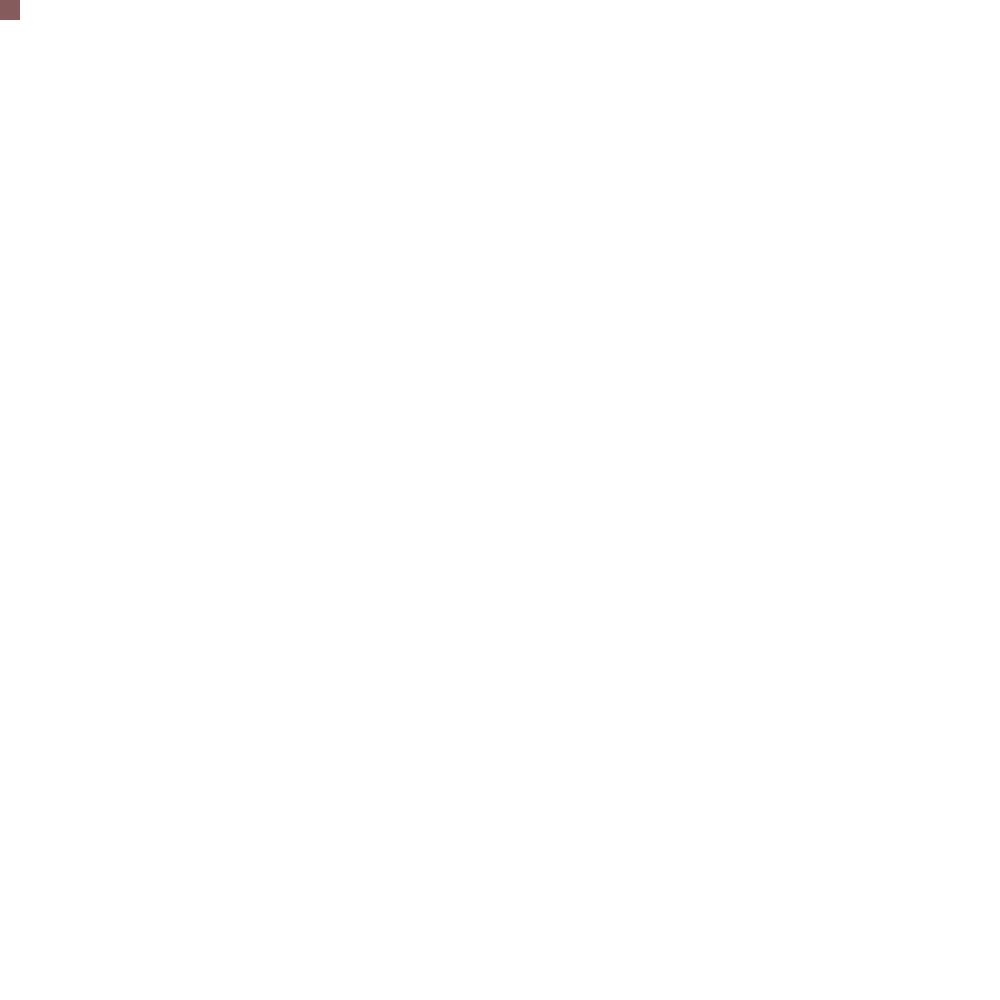
Frame 1 (no input)
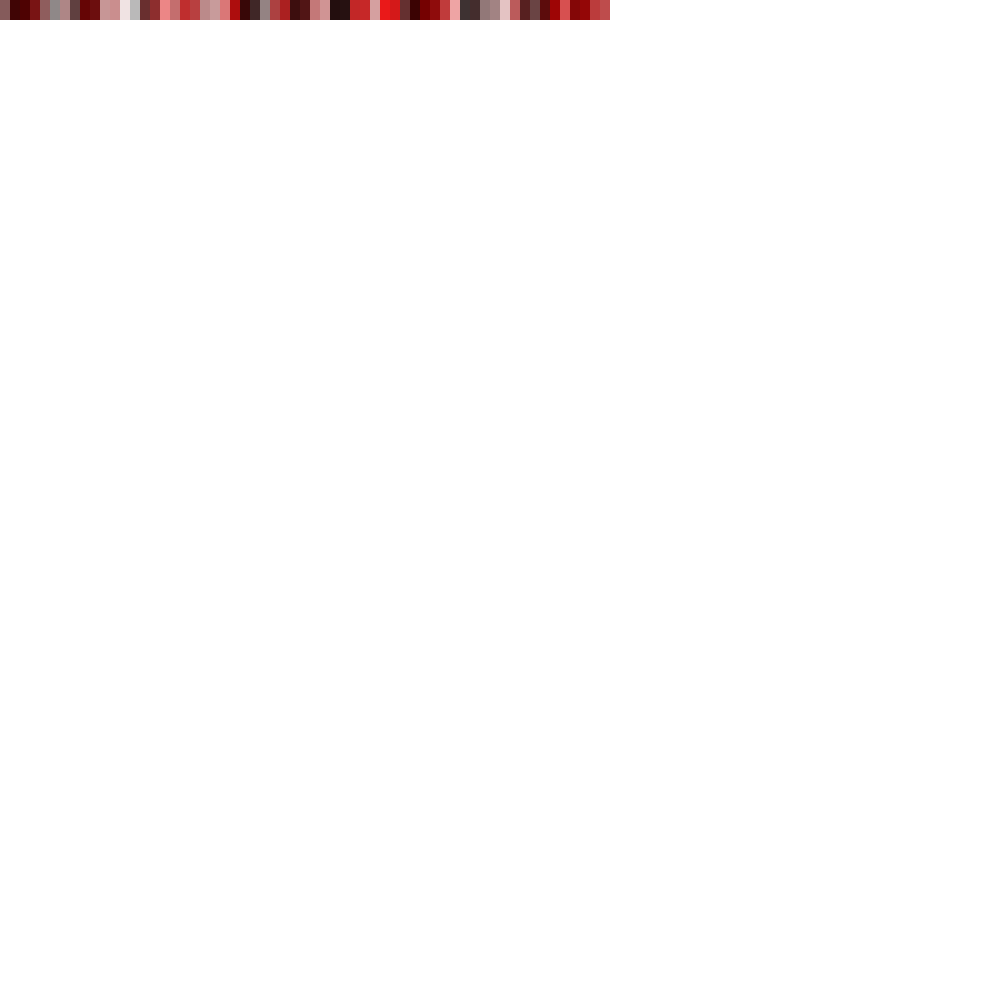
Frame 60 (the mouse pressed at the canvas centre just before this capture)
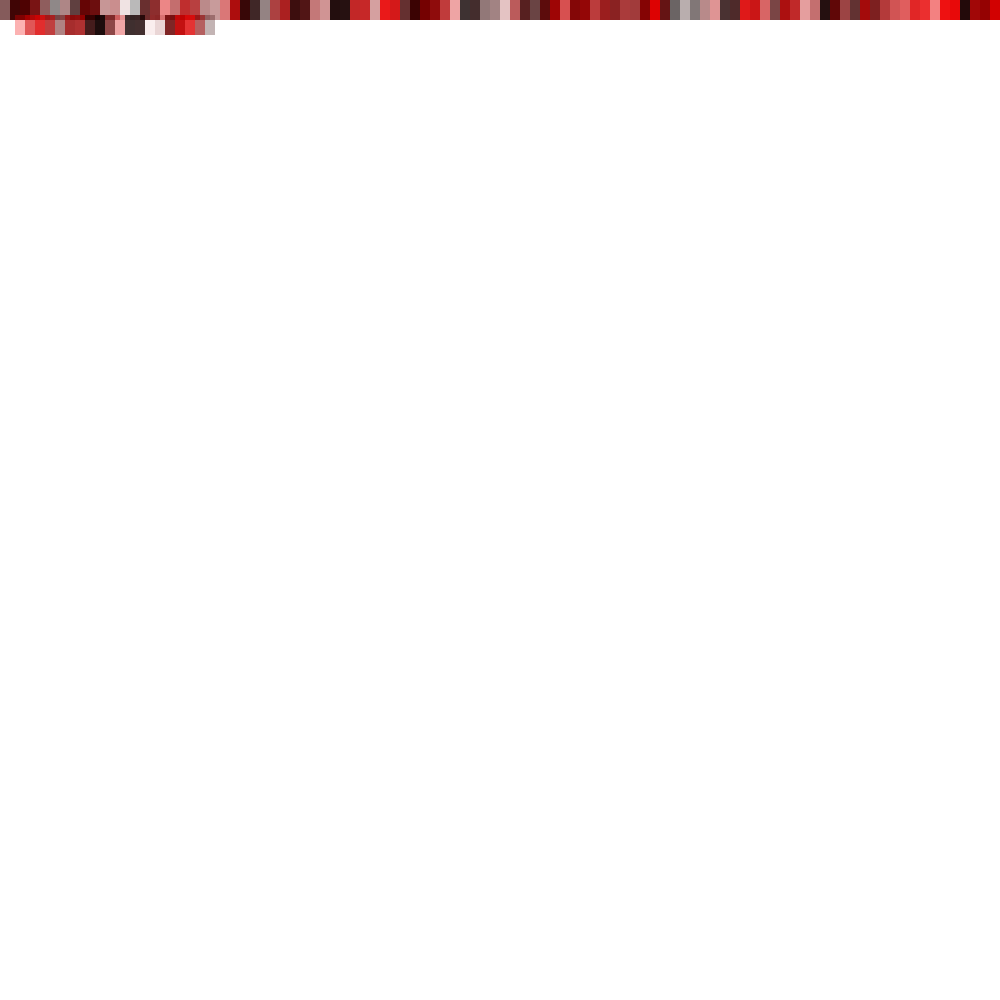
Frame 120 (the mouse held since frame 60 and released just before this capture)

The Processing sketch that drew these frames (run headless with seeded random() and noise(); from frame 60 on, the mouse is pressed at the canvas centre):

// Processing sketch: processing_32423
// ── processing_32423.pde

//import processing.pdf.*;

float rr = 200;
float gg = 0;
float bb = 0;
float trans = 150;
float x = 0;
float y = 0;
float diam = 20;

void setup(){
 
 size (1000, 1000);
 //beginRecord(PDF, "code8.pdf");
 background (255);
 smooth();
 frameRate(2000);
}

void draw ()
{
  trans = random(255);
  bb = random(0);
  gg = random(0);
  rr = random(255);
 
  noStroke();
  fill(rr,gg,bb,trans);
  rect (x, y, diam, diam);
 
   x = x + 10;
   
   if(x > 1000){
     y = y+15;
     x = 15;
     diam = 20;
   }
   
       // if(y > 1000) {
   // noLoop();
    //endRecord();
//}

}
